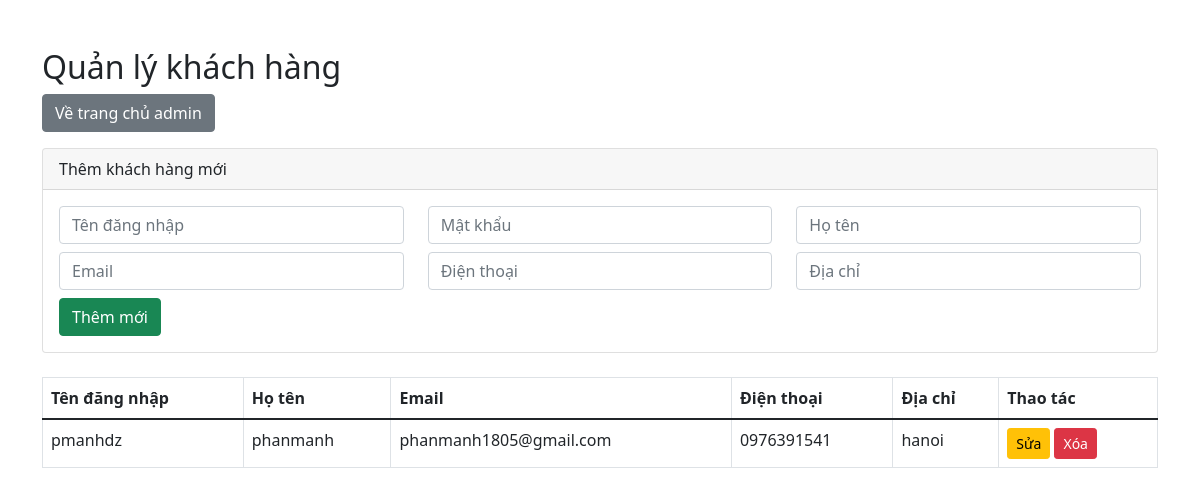
Page /admin/customers.php on the committed database.
### tables this page shows
CREATE TABLE `users` (
  `id` int(11) NOT NULL,
  `username` varchar(50) NOT NULL,
  `email` varchar(255) NOT NULL,
  `password` varchar(255) NOT NULL,
  `full_name` varchar(255) DEFAULT NULL,
  `phone` varchar(20) DEFAULT NULL,
  `address` text DEFAULT NULL,
  `role` enum('customer','admin') DEFAULT 'customer',
  `created_at` timestamp NOT NULL DEFAULT current_timestamp()
);

### admin/customers.php (the view, shortened to what this page needs)
<?php
require_once '../config.php';
$users = $pdo->query("SELECT * FROM users WHERE role='customer'")->fetchAll(PDO::FETCH_ASSOC);
$edit_user = null;
?>
<!DOCTYPE html>
<html lang="vi">
<head>
    <link href="https://cdn.jsdelivr.net/npm/bootstrap@5.1.3/dist/css/bootstrap.min.css" rel="stylesheet">
</head>
<body>
<div class="container my-5">
    <h2>Quản lý khách hàng</h2>
    <a href="index.php" class="btn btn-secondary mb-3">Về trang chủ admin</a>
    <div class="card mb-4">
        <div class="card-header"><?= $edit_user ? 'Sửa khách hàng' : 'Thêm khách hàng mới' ?></div>
        <div class="card-body">
            <form method="post">
                <div class="row mb-2">
                    <div class="col">
                        <input type="text" name="username" class="form-control" placeholder="Tên đăng nhập" required value="<?= $edit_user['username'] ?? '' ?>" <?= $edit_user ? 'readonly' : '' ?>>
                    </div>
                    <div class="col">
                        <input type="password" name="password" class="form-control" placeholder="<?= $edit_user ? 'Đổi mật khẩu (bỏ qua nếu không đổi)' : 'Mật khẩu' ?>">
                    </div>
                    <div class="col">
                        <input type="text" name="full_name" class="form-control" placeholder="Họ tên" required value="<?= $edit_user['full_name'] ?? '' ?>">
                    </div>
                </div>
                <div class="row mb-2">
                    <div class="col">
                        <input type="email" name="email" class="form-control" placeholder="Email" required value="<?= $edit_user['email'] ?? '' ?>">
                    </div>
                    <div class="col">
                        <input type="text" name="phone" class="form-control" placeholder="Điện thoại" value="<?= $edit_user['phone'] ?? '' ?>">
                    </div>
                    <div class="col">
                        <input type="text" name="address" class="form-control" placeholder="Địa chỉ" value="<?= $edit_user['address'] ?? '' ?>">
                    </div>
                </div>
                <button class="btn btn-success" name="<?= $edit_user ? 'edit' : 'add' ?>">
                    <?= $edit_user ? 'Cập nhật' : 'Thêm mới' ?>
                </button>
            </form>
        </div>
    </div>
    <table class="table table-bordered">
        <thead>
            <tr>
                <th>Tên đăng nhập</th>
                <th>Họ tên</th>
                <th>Email</th>
                <th>Điện thoại</th>
                <th>Địa chỉ</th>
                <th>Thao tác</th>
            </tr>
        </thead>
        <tbody>
            <?php foreach ($users as $u): ?>
            <tr>
                <td><?= htmlspecialchars($u['username']) ?></td>
                <td><?= htmlspecialchars($u['full_name']) ?></td>
                <td><?= htmlspecialchars($u['email']) ?></td>
                <td><?= htmlspecialchars($u['phone']) ?></td>
                <td><?= htmlspecialchars($u['address']) ?></td>
                <td>
                    <a href="customers.php?edit=<?= $u['id'] ?>" class="btn btn-warning btn-sm">Sửa</a>
                    <a href="customers.php?delete=<?= $u['id'] ?>" class="btn btn-danger btn-sm" onclick="return confirm('Xóa khách hàng này?')">Xóa</a>
                </td>
            </tr>
            <?php endforeach; ?>
        </tbody>
    </table>
</div>
</body>
</html>

### rows in the picture
users: username "pmanhdz", full_name "phanmanh", email "phanmanh1805@gmail.com", phone "0976391541", address "hanoi"
